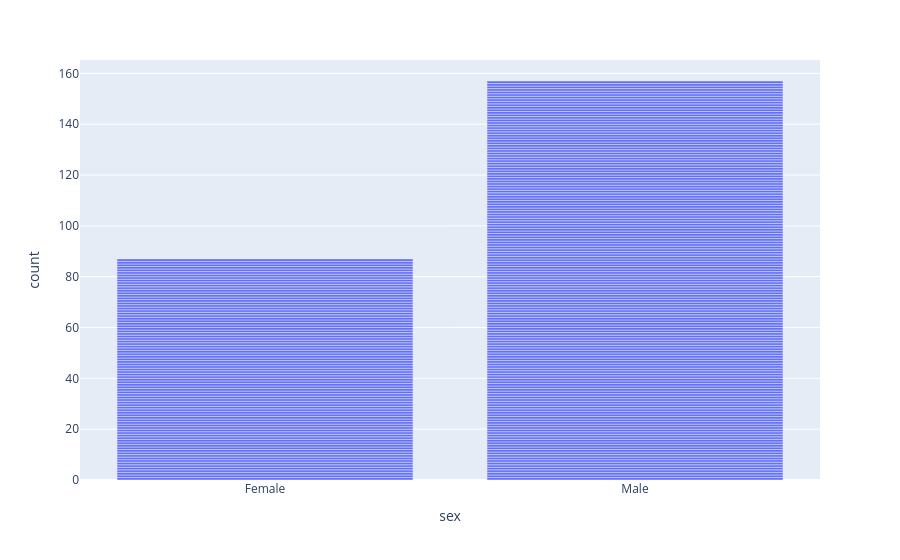

The notebook cell saved with this chart:
### Markdown cell above
## Bar Chart

### Code cell
px.bar(tips,x=tips['sex'],)

### Figure 1 — Plotly figure (JSON) as saved in the notebook; plotly's stock layout.template omitted (floating-point values rounded to 4 significant figures; data arrays with more than 128 entries replaced by an {"elided": "..."} marker saying what was removed)
{"data": [{"hovertemplate": "sex=%{x}<br>count=%{y}<extra></extra>", "legendgroup": "", "marker": {"color": "#636efa", "pattern": {"shape": ""}}, "name": "", "orientation": "v", "showlegend": false, "textposition": "auto", "type": "bar", "x": {"elided": "244 str values"}, "xaxis": "x", "y": {"elided": "244 int values"}, "yaxis": "y"}], "layout": {"barmode": "relative", "legend": {"tracegroupgap": 0}, "margin": {"t": 60}, "xaxis": {"anchor": "y", "domain": [0, 1], "title": {"text": "sex"}}, "yaxis": {"anchor": "x", "domain": [0, 1], "title": {"text": "count"}}}}
